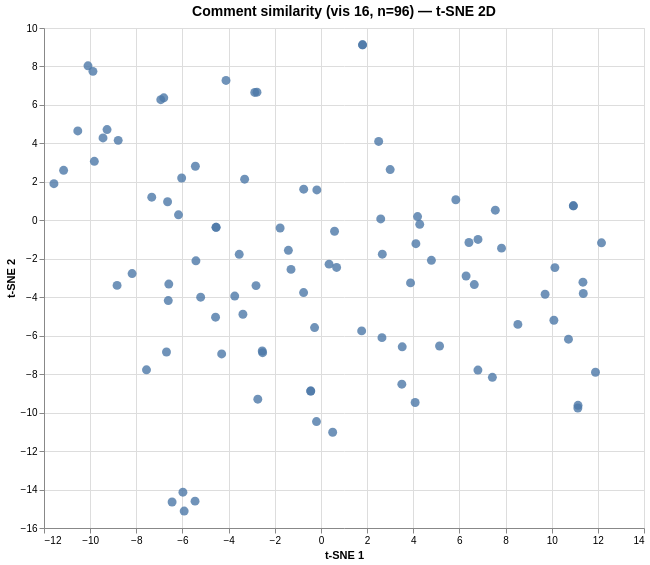

This figure's Vega-Lite source:
### Vega specification from a JSON file in a GitHub repository (floating-point values rounded to 4 significant figures)
{"$schema": "https://vega.github.io/schema/vega/v6.json", "data": [{"name": "param_1e9efca18e7a2868_store"}, {"name": "source_0", "values": [{"comment": "I noticed that while it takes $26 for the shoe to be imported, the consumer has to pay $145 for the shoes \n\n    (And I w…", "dim_1": -0.442, "dim_2": -8.88, "index": 0}, {"comment": "I noticed that the biggest single cost of producing and importing the shoes is Materials and Labor which is about half o…", "dim_1": -5.211, "dim_2": -3.999, "index": 1}, {"comment": "I notice that China is the biggest producer. I wonder why 95% of our shoes aren't made here. This relates to me because …", "dim_1": -9.268, "dim_2": 4.717, "index": 2}, {"comment": "I notice that the main cost of making the sneakers is getting the materials and that most shoes come from china. I also …", "dim_1": -6.592, "dim_2": -3.314, "index": 3}, {"comment": "With reference to the graph shown the market is  not moving as usual as expected the tariff imposed by the president don…", "dim_1": -2.735, "dim_2": -9.3, "index": 4}, {"comment": "1. The majority of our shoe imports come from China. recent tariffs on Chinese imports significantly raise the price of …", "dim_1": 4.188, "dim_2": 0.196, "index": 5}, {"comment": "I notice that most of the shoes (89%) that are in stores in America are made in Asian countries. I wonder if America wou…", "dim_1": -7.559, "dim_2": -7.774, "index": 6}, {"comment": "I notice that the graph shows a significant portion of shoe imports in 2023 that came from China (59%) I wonder why the …", "dim_1": -2.544, "dim_2": -6.795, "index": 7}, {"comment": "What do you notice? ( I notice that china has more than half of all imported shoes to America. \n    \n    What do you won…", "dim_1": -6.939, "dim_2": 6.273, "index": 8}, {"comment": "1) I noticed that materials and labor have the biggest impact\n    2) I wonder how the tariff affects the whole process\n …", "dim_1": 11.37, "dim_2": -3.807, "index": 9}, {"comment": "I notice that materials and labor has the most impact on the cost components of an imported sneaker. As Well Tariffs has…", "dim_1": 0.59, "dim_2": -0.569, "index": 10}, {"comment": "1. The vast majority, 59%, of our shoe imports come from China. However, Trump's recent tariff on Chinese imports signif…", "dim_1": 4.282, "dim_2": -0.209, "index": 11}, {"comment": "1. I notice that the cost to import shoes includes the cost of materials and labor, manufacturer margin, shipping and lo…", "dim_1": -0.746, "dim_2": 1.617, "index": 12}, {"comment": "- I notice that the tariffs are higher than the manufacturer's margins.\n    \n    - I wonder how the tariffs and margins …", "dim_1": 5.845, "dim_2": 1.068, "index": 13}, {"comment": "I notice China has the most number of shoes in the graph. I wonder why Indonesia has the least amount of shoes in the gr…", "dim_1": -10.09, "dim_2": 8.034, "index": 14}, {"comment": "Thanks to all the students who responded.   Here are some of the catchy headlines that we received: \n    \n     \n    \"Fro…", "dim_1": 6.803, "dim_2": -7.787, "index": 15}, {"comment": "I notice that China is number one producer. I wonder why most of the shoes aren’t made in America although there’s many …", "dim_1": -8.785, "dim_2": 4.157, "index": 16}, {"comment": "I notice that the U.S. gets most of there shoes imported from China. I wonder why the tariffs are getting so high. This …", "dim_1": -2.813, "dim_2": -3.396, "index": 17}, {"comment": "What do you notice?\n    Shipping logistics is larger than the manufacturing profit.\n    • What do you wonder?\n    I wond…", "dim_1": 5.141, "dim_2": -6.535, "index": 18}, {"comment": "I wonder will these tariffs impact businesses?", "dim_1": 12.16, "dim_2": -1.171, "index": 19}, {"comment": "What do you notice?\n    The graph shows a significant portion of shoe imports in 2023 that came from china, which is whe…", "dim_1": 3.523, "dim_2": -6.579, "index": 20}, {"comment": "I notice thatchina is making more then half of our shoes. I wonder why there are tarifs still being applied. This relate…", "dim_1": 1.804, "dim_2": 9.125, "index": 21}, {"comment": "1. I notice that trump is trying to unite Americans and only Americans.\n    \n    2. I wonder when trump will stop smacki…", "dim_1": 10.14, "dim_2": -2.46, "index": 22}, {"comment": "I noticed through looking at the graph and reading the article that China supplies and produces 95% of the United States…", "dim_1": -4.566, "dim_2": -5.039, "index": 23}, {"comment": "I noticed that out of all countries, china is the mass production of shoes \n    \n    I wonder, if countries know how muc…", "dim_1": -1.768, "dim_2": -0.399, "index": 24}, {"comment": "What do you notice?\n    I noticed that the 3 countries are all located in Asia and 60% come from china \n    \n     What d…", "dim_1": -2.868, "dim_2": 6.648, "index": 25}, {"comment": "I notice that china has the largest imported shoes\n    I wonder why all the shoe companies imports are primarily in asia…", "dim_1": -4.301, "dim_2": -6.949, "index": 26}, {"comment": "I notice it talks about trump and tarrifs \n    I wonder why it does this \n    this relates to my community because he is…", "dim_1": 4.083, "dim_2": -9.474, "index": 27}, {"comment": "I wonder why all of these tariffs are being enforced and then not being enforced?", "dim_1": 11.9, "dim_2": -7.901, "index": 28}, {"comment": "I notice that the graph shows a significant portion of shoe imports in 2023 that came from China (59%) I wonder why the …", "dim_1": -2.526, "dim_2": -6.882, "index": 29}, {"comment": "hi Ms Butters!! :)\n    I noticed that China imports the majority of the shoes the U.S buys, followed by Vietnam.\n    I w…", "dim_1": 2.592, "dim_2": 0.072, "index": 30}, {"comment": "I noticed that China ha the most shoes imported \n    I wonder why Indonesia has the least amount of shoes imported \n    …", "dim_1": -9.88, "dim_2": 7.745, "index": 31}, {"comment": "1. What do you notice: \n     I notice that the graph shows a significant portion of shoe imports in 2023 that came from …", "dim_1": 4.115, "dim_2": -1.217, "index": 32}, {"comment": "1. What do you notice?\n    I notice that we trade goods and other everyday items with other countries, and tariffs will …", "dim_1": 10.1, "dim_2": -5.196, "index": 33}, {"comment": "What do you notice? I noticed that china makes more than 50% of the worlds shoes.\n    \n    What do you wonder? I wonder …", "dim_1": 3.001, "dim_2": 2.64, "index": 34}, {"comment": "What do you notice?\n    59 precent of shoes imported are from china\n    \n    What do you wonder?\n    How much china make…", "dim_1": -6.809, "dim_2": 6.371, "index": 35}, {"comment": "I notice that materials and labor cost the most \n    I wonder why China is the biggest shoe manufacturer and why the tar…", "dim_1": -5.417, "dim_2": -2.106, "index": 36}, {"comment": "1. What do you notice?\n    I notice that tariffs make up around a quarter of the cost of an imported shoe, particularly …", "dim_1": 7.826, "dim_2": -1.447, "index": 37}, {"comment": "1. I notice that only 3 countries import shoes from the US.\n    2. I wonder if the tarrifs are benefiting the U.S. in a …", "dim_1": 7.557, "dim_2": 0.525, "index": 38}, {"comment": "I notice that China is the biggest producer. \n    \n    I wonder why we tax imports so heavily.\n    \n    This affects me …", "dim_1": -5.44, "dim_2": 2.811, "index": 39}, {"comment": "I notice how much money is put into manufacturing alone. 26 dollars whole, 23% being tariffs. I wonder how much costs wi…", "dim_1": 10.94, "dim_2": 0.752, "index": 40}, {"comment": "I noticed that the tariffs placed on Chinese goods make up about 1/5 of the total cost components. I wonder why we would…", "dim_1": -4.545, "dim_2": -0.364, "index": 41}, {"comment": "I noticed that only 3 countries bring shoes to the USA\n    I wonder who are the 11% of people who imported the shoes ans…", "dim_1": -11.57, "dim_2": 1.905, "index": 42}, {"comment": ".  do you notice?\n    The majority of imported shoes are from China. The cost to make the shoes themselves is noticeably…", "dim_1": 2.645, "dim_2": -6.101, "index": 43}, {"comment": "• What do you notice?\n    I noticed that the 3 countries are all located in Asia and 60% come from china lone\n    \n    •…", "dim_1": -2.771, "dim_2": 6.661, "index": 44}, {"comment": "1. What do you notice?\n    I noticed that only three countries import shoes into the United States. These three countrie…", "dim_1": 6.806, "dim_2": -0.994, "index": 45}, {"comment": "1) What do you notice?\n    The majority of imported shoes are from China. The cost to make the shoes themselves is notic…", "dim_1": 2.66, "dim_2": -1.763, "index": 46}, {"comment": "1. The majority of imported shoes are from Asia. The cost to make the shoes themselves is significantly less than the co…", "dim_1": -0.177, "dim_2": 1.58, "index": 47}, {"comment": "1. I’ve observed that the raw materials and labor costs are relatively low, but significant price hikes occur due to tar…", "dim_1": 11.14, "dim_2": -9.62, "index": 48}, {"comment": "1. I notice an overwhelming majority of shoes are imported with about 95% of shoes origin’s being from another country. …", "dim_1": -1.41, "dim_2": -1.559, "index": 49}, {"comment": "Welcome to Wednesday's live moderation of “What’s Going On in This Graph?”  Today’s graph is about tariffs.    \n    \n   …", "dim_1": 7.43, "dim_2": -8.166, "index": 50}, {"comment": "1. What do you notice?\n    I noticed that only three countries import shoes into the United States. These three countrie…", "dim_1": 6.414, "dim_2": -1.154, "index": 51}, {"comment": "I notice an overwhelming majority of shoes are imported with about 95% of shoes origin’s being from another country.  I …", "dim_1": 1.765, "dim_2": -5.75, "index": 52}, {"comment": "Observations - This graph shows the cost components of an imported sneaker from China. The import cost is $26. Materials…", "dim_1": 0.68, "dim_2": -2.452, "index": 53}, {"comment": "1) Materials and Labor cost more than anything else.\n    2) Why does China have such a large control of manufacturing?\n …", "dim_1": -3.306, "dim_2": 2.138, "index": 54}, {"comment": "1) What do you notice?\n    (If your notice makes a claim, where in the graph is the evidence to support it?)\n    \n    Af…", "dim_1": 8.534, "dim_2": -5.412, "index": 55}, {"comment": "1. I notice most sneaker imports come from China. Most sneaker importations come from Asian countries. Materials and lab…", "dim_1": -1.296, "dim_2": -2.552, "index": 56}, {"comment": "1) What do you notice?\n    I notice a lot of material and labor comes from China. I notice the tariffs are really high.\n…", "dim_1": 9.714, "dim_2": -3.844, "index": 57}, {"comment": "1. I observed that the tariff is roughly comparable in size to the other categories, which is significant to me because …", "dim_1": 11.35, "dim_2": -3.216, "index": 58}, {"comment": "I noticed that most of the cost of an imported sneaker from China comes from Materials and labor. Although the cost of m…", "dim_1": -8.833, "dim_2": -3.384, "index": 59}, {"comment": "1)This image presents a breakdown of the cost components of an imported sneaker from China, highlighting materials and l…", "dim_1": 0.353, "dim_2": -2.279, "index": 60}, {"comment": "I noticed that most of the shoe imports to the us, come from China. As the quarter of the cost is now tariffs\n    I wond…", "dim_1": 3.883, "dim_2": -3.254, "index": 61}, {"comment": "- Only about 5% of shoes bought in the U.S. are actually created here. This sounds so crazy to me! Is it more cost effec…", "dim_1": 6.29, "dim_2": -2.895, "index": 62}, {"comment": "I noticed that while it takes $26 for the shoe to be imported, the consumer has to pay $145 for the shoes \n    \n    (And…", "dim_1": -0.442, "dim_2": -8.877, "index": 63}, {"comment": "Who is in mind here? The consumer??? To me, it looks like we're caught in an ego contest. It looks very wasteful and hon…", "dim_1": -0.275, "dim_2": -5.577, "index": 64}, {"comment": "I notice that the materials and labor make more of import cost. \n    I wonder why the sneaker cost 26\n    This relates t…", "dim_1": -8.182, "dim_2": -2.769, "index": 65}, {"comment": "Something that I noticed is that the 3 countries are all located in Asia. Another thing I noticed is 59% come from China…", "dim_1": -4.113, "dim_2": 7.272, "index": 66}, {"comment": "I notice that only 5% of the shoes we buy in the United States are made in the country. I wonder how/if tariffs will cha…", "dim_1": 6.646, "dim_2": -3.343, "index": 67}, {"comment": "I Noticed that a lot of our shoes come from China or countries in Asia\n    \n    I wonder why even though the tariffs are…", "dim_1": -3.381, "dim_2": -4.885, "index": 68}, {"comment": "I noticed that the majority of our shoes will come from manufacturers in China, costing $26 for the US by itself. Retail…", "dim_1": 4.787, "dim_2": -2.08, "index": 69}, {"comment": "Notice: We noticed that the actual manufacturing process is only about a third of the cost of the item.\n    Wonder: What…", "dim_1": 0.509, "dim_2": -11.02, "index": 70}, {"comment": "1. I notice that the materials and labor themselves are extremely cheap, whereas crazy markups are added due to tariffs …", "dim_1": 11.13, "dim_2": -9.761, "index": 71}, {"comment": "I notice thatchina is making more then half of our shoes. I wonder why there are tarifs still being applied. This relate…", "dim_1": 1.804, "dim_2": 9.125, "index": 72}, {"comment": "We notice that the actual making of the shoe does not make up more than half of the cost. We also notice that the tariff…", "dim_1": -6.615, "dim_2": -4.172, "index": 73}, {"comment": "I notice that a significant amount of our shoes are made out of country, imported primarily from china but also from pla…", "dim_1": -3.735, "dim_2": -3.94, "index": 74}, {"comment": "I notice that 59% of shoes imported to America are from China. I wonder what countries make up the 11% of shoes imported…", "dim_1": -11.15, "dim_2": 2.599, "index": 75}, {"comment": "I have noticed that China supplies majority of shoes. \n    I wonder which brands specifically are the ones importing the…", "dim_1": -9.819, "dim_2": 3.069, "index": 76}, {"comment": "Notice- Its much cheaper to import the sneakers while consumers buy them at such high prices\n    Wonder- What other bulk…", "dim_1": -0.751, "dim_2": -3.757, "index": 77}, {"comment": "notice: materials and labor and very expensive\n    wonder: why trump is imposing a 10 percent tariff\n    this relates to…", "dim_1": -0.192, "dim_2": -10.47, "index": 78}, {"comment": "Most of our shoes come from China. China creates a lot of shoes, and this makes them our biggest shoe seller. \n    I won…", "dim_1": -10.54, "dim_2": 4.649, "index": 79}, {"comment": "59% of shoes come from China alone, making it our largest shoe importer. Of that 59% of shoes we get, about a quarter of…", "dim_1": -3.54, "dim_2": -1.767, "index": 80}, {"comment": "I noticed China supplies most of our shoes. I wonder why tax on imports are so expensive. This affects a lot of America …", "dim_1": -6.172, "dim_2": 0.287, "index": 81}, {"comment": "I notice that their is big tarrifs being put on china. I wonder how this wil effect the cost of the consumer in the futu…", "dim_1": 2.502, "dim_2": 4.1, "index": 82}, {"comment": "I noticed that China supplies and produces 95% of America's sneakers. I wonder why we tax all imports so heavily. This a…", "dim_1": -6.645, "dim_2": 0.964, "index": 83}, {"comment": "Inn this graph i noticed that it is about the sneakers imported from China. Why did they use that type of graph to show …", "dim_1": 3.506, "dim_2": -8.52, "index": 84}, {"comment": "I noticed that China makes 95% of sneakers. I wonder why we tax imports so much. This relates to my community because we…", "dim_1": -7.331, "dim_2": 1.204, "index": 85}, {"comment": "I notice how much money is put into manufacturing alone. 26 dollars whole, 23% being tariffs. I wonder how much costs wi…", "dim_1": 10.94, "dim_2": 0.752, "index": 86}, {"comment": "Three countries in Asia make and send all but 11% of US shoes across the Pacific on ships to arrive at coastal ports.  (…", "dim_1": -5.455, "dim_2": -14.6, "index": 87}, {"comment": "Three countries in Asia make and send all but 11% of US shoes across the Pacific on ships to arrive at coastal ports.  (…", "dim_1": -6.45, "dim_2": -14.65, "index": 88}, {"comment": "I noticed that the tariffs take a large portion of the graphed and our highest trade country's are tariffed the most whi…", "dim_1": 10.73, "dim_2": -6.18, "index": 89}, {"comment": "Three countries in Asia make and send all but 11% of US shoes across the Pacific on ships to arrive at coastal ports.  (…", "dim_1": -5.981, "dim_2": -14.14, "index": 90}, {"comment": "I noticed through looking at the graph and reading the article that China supplies and produces 95% of the United States…", "dim_1": -6.692, "dim_2": -6.848, "index": 91}, {"comment": "I notice that China is the biggest producer. I wonder why we tax imports so heavily. This effect me because I get lots o…", "dim_1": -6.034, "dim_2": 2.199, "index": 92}, {"comment": "I notice that China is the biggest producer. I wonder why 95% of our shoes aren't made here. This relates to me because …", "dim_1": -9.443, "dim_2": 4.282, "index": 93}, {"comment": "I noticed that the tariffs placed on Chinese goods make up about 1/5 of the total cost components. I wonder why we would…", "dim_1": -4.542, "dim_2": -0.363, "index": 94}, {"comment": "Three countries in Asia make and send all but 11% of US shoes across the Pacific on ships to arrive at coastal ports.  (…", "dim_1": -5.926, "dim_2": -15.12, "index": 95}]}, {"name": "source_0_x_domain_dim_1", "values": [{"min": -11.57, "max": 12.16}]}, {"name": "source_0_y_domain_dim_2", "values": [{"min": -15.12, "max": 9.125}]}], "signals": [{"name": "unit", "value": {}, "on": [{"events": "pointermove", "update": "isTuple(group()) ? group() : unit"}]}, {"name": "param_1e9efca18e7a2868", "update": "vlSelectionResolve(\"param_1e9efca18e7a2868_store\", \"union\")"}, {"name": "param_1e9efca18e7a2868_dim_1", "on": [{"events": [{"source": "view", "type": "dblclick"}], "update": "null"}, {"events": {"signal": "param_1e9efca18e7a2868_translate_delta"}, "update": "panLinear(param_1e9efca18e7a2868_translate_anchor.extent_x, -param_1e9efca18e7a2868_translate_delta.x / width)"}, {"events": {"signal": "param_1e9efca18e7a2868_zoom_delta"}, "update": "zoomLinear(domain(\"x\"), param_1e9efca18e7a2868_zoom_anchor.x, param_1e9efca18e7a2868_zoom_delta)"}]}, {"name": "param_1e9efca18e7a2868_dim_2", "on": [{"events": [{"source": "view", "type": "dblclick"}], "update": "null"}, {"events": {"signal": "param_1e9efca18e7a2868_translate_delta"}, "update": "panLinear(param_1e9efca18e7a2868_translate_anchor.extent_y, param_1e9efca18e7a2868_translate_delta.y / height)"}, {"events": {"signal": "param_1e9efca18e7a2868_zoom_delta"}, "update": "zoomLinear(domain(\"y\"), param_1e9efca18e7a2868_zoom_anchor.y, param_1e9efca18e7a2868_zoom_delta)"}]}, {"name": "param_1e9efca18e7a2868_tuple", "on": [{"events": [{"signal": "param_1e9efca18e7a2868_dim_1 || param_1e9efca18e7a2868_dim_2"}], "update": "param_1e9efca18e7a2868_dim_1 && param_1e9efca18e7a2868_dim_2 ? {unit: \"\", fields: param_1e9efca18e7a2868_tuple_fields, values: [param_1e9efca18e7a2868_dim_1,param_1e9efca18e7a2868_dim_2]} : null"}]}, {"name": "param_1e9efca18e7a2868_tuple_fields", "value": [{"field": "dim_1", "channel": "x", "type": "R"}, {"field": "dim_2", "channel": "y", "type": "R"}]}, {"name": "param_1e9efca18e7a2868_translate_anchor", "value": {}, "on": [{"events": [{"source": "scope", "type": "pointerdown"}], "update": "{x: x(unit), y: y(unit), extent_x: domain(\"x\"), extent_y: domain(\"y\")}"}]}, {"name": "param_1e9efca18e7a2868_translate_delta", "value": {}, "on": [{"events": [{"source": "window", "between": [{"source": "scope", "type": "pointerdown"}, {"source": "window", "type": "pointerup"}], "consume": true, "type": "pointermove"}], "update": "{x: param_1e9efca18e7a2868_translate_anchor.x - x(unit), y: param_1e9efca18e7a2868_translate_anchor.y - y(unit)}"}]}, {"name": "param_1e9efca18e7a2868_zoom_anchor", "on": [{"events": [{"source": "scope", "type": "wheel", "consume": true}], "update": "{x: invert(\"x\", x(unit)), y: invert(\"y\", y(unit))}"}]}, {"name": "param_1e9efca18e7a2868_zoom_delta", "on": [{"events": [{"source": "scope", "consume": true, "type": "wheel"}], "update": "pow(1.001, event.deltaY * pow(16, event.deltaMode))", "force": true}]}, {"name": "param_1e9efca18e7a2868_modify", "on": [{"events": {"signal": "param_1e9efca18e7a2868_tuple"}, "update": "modify(\"param_1e9efca18e7a2868_store\", param_1e9efca18e7a2868_tuple, true)"}]}], "marks": [{"type": "symbol", "name": "marks", "from": {"data": "source_0"}, "encode": {"update": {"y": {"field": "dim_2", "scale": "y"}, "x": {"field": "dim_1", "scale": "x"}, "tooltip": {"signal": "{\"Comment #\": format(datum[\"index\"], \"\"), \"Comment\": isValid(datum[\"comment\"]) ? datum[\"comment\"] : \"\"+datum[\"comment\"]}"}, "opacity": {"value": 0.8}, "shape": {"value": "circle"}, "size": {"value": 80}, "fill": {"value": "#4c78a8"}}}, "interactive": true, "clip": true, "style": ["circle"]}], "scales": [{"name": "x", "type": "linear", "domain": [{"signal": "(data(\"source_0_x_domain_dim_1\")[0] || {}).min"}, {"signal": "(data(\"source_0_x_domain_dim_1\")[0] || {}).max"}], "range": [0, {"signal": "width"}], "zero": true, "nice": true, "domainRaw": {"signal": "param_1e9efca18e7a2868[\"dim_1\"]"}}, {"name": "y", "type": "linear", "domain": [{"signal": "(data(\"source_0_y_domain_dim_2\")[0] || {}).min"}, {"signal": "(data(\"source_0_y_domain_dim_2\")[0] || {}).max"}], "range": [{"signal": "height"}, 0], "zero": true, "domainRaw": {"signal": "param_1e9efca18e7a2868[\"dim_2\"]"}, "nice": true}], "axes": [{"scale": "x", "aria": false, "maxExtent": 0, "grid": true, "minExtent": 0, "zindex": 0, "labels": false, "tickCount": {"signal": "ceil(width/40)"}, "domain": false, "orient": "bottom", "gridScale": "y", "ticks": false}, {"scale": "y", "domain": false, "maxExtent": 0, "aria": false, "ticks": false, "labels": false, "gridScale": "x", "tickCount": {"signal": "ceil(height/40)"}, "minExtent": 0, "orient": "left", "grid": true, "zindex": 0}, {"scale": "x", "labelFlush": true, "tickCount": {"signal": "ceil(width/40)"}, "title": "t-SNE 1", "labelOverlap": true, "zindex": 0, "grid": false, "orient": "bottom"}, {"scale": "y", "tickCount": {"signal": "ceil(height/40)"}, "zindex": 0, "orient": "left", "title": "t-SNE 2", "grid": false, "labelOverlap": true}], "title": {"text": "Comment similarity (vis 16, n=96) — t-SNE 2D", "fontSize": 14, "frame": "group"}, "width": 600, "style": "cell", "padding": 5, "height": 500, "background": "white"}
